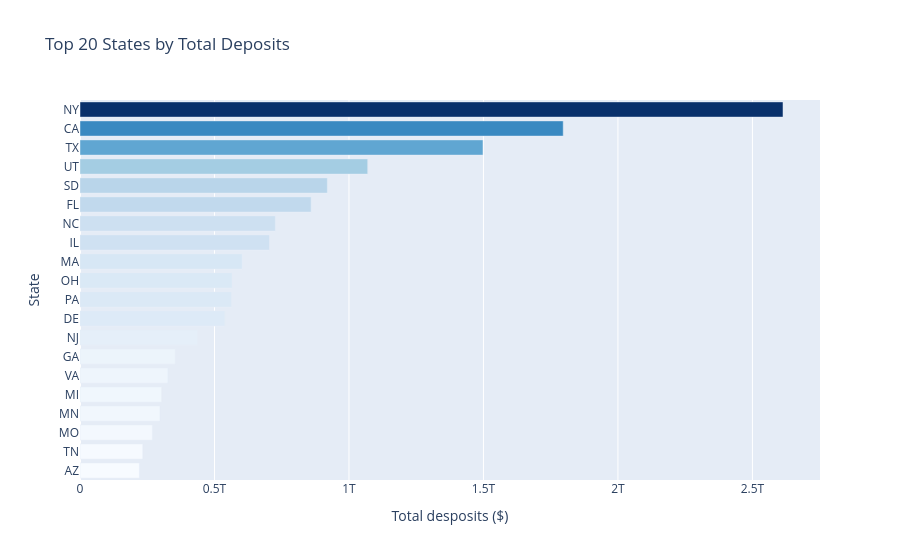

Notebook cell for this chart:
### Code cell
fig = px.bar(
    state_df.head(20),
    x = 'TOTAL_DEPOSITS', y = 'STATE',
    orientation='h',
    title = 'Top 20 States by Total Deposits',
    labels = {'TOTAL_DEPOSITS': 'Total desposits ($)', 'STATE':'State'},
    color='TOTAL_DEPOSITS',color_continuous_scale='Blues'
)

fig.update_layout(yaxis = dict(autorange = 'reversed'), coloraxis_showscale = False, showlegend = False)
fig.show()

### Figure 1 — Plotly figure (JSON) as saved in the notebook; plotly's stock layout.template omitted (floating-point values rounded to 4 significant figures)
{"data": [{"hovertemplate": "Total desposits ($)=%{marker.color}<br>State=%{y}<extra></extra>", "legendgroup": "", "marker": {"color": [2613706304000, 1796631056000, 1498234125000, 1069658813000, 919583000000, 859235430000, 726348825000, 704417386000, 602761277000, 565323698000, 563195752000, 538465170000, 436802794000, 354251306000, 326923378000, 303631627000, 297400400000, 268870818000, 233513855000, 220827316000], "coloraxis": "coloraxis", "pattern": {"shape": ""}}, "name": "", "orientation": "h", "showlegend": false, "textposition": "auto", "type": "bar", "x": [2613706304000, 1796631056000, 1498234125000, 1069658813000, 919583000000, 859235430000, 726348825000, 704417386000, 602761277000, 565323698000, 563195752000, 538465170000, 436802794000, 354251306000, 326923378000, 303631627000, 297400400000, 268870818000, 233513855000, 220827316000], "xaxis": "x", "y": ["NY", "CA", "TX", "UT", "SD", "FL", "NC", "IL", "MA", "OH", "PA", "DE", "NJ", "GA", "VA", "MI", "MN", "MO", "TN", "AZ"], "yaxis": "y"}], "layout": {"barmode": "relative", "coloraxis": {"colorbar": {"title": {"text": "Total desposits ($)"}}, "colorscale": [[0, "rgb(247,251,255)"], [0.125, "rgb(222,235,247)"], [0.25, "rgb(198,219,239)"], [0.375, "rgb(158,202,225)"], [0.5, "rgb(107,174,214)"], [0.625, "rgb(66,146,198)"], [0.75, "rgb(33,113,181)"], [0.875, "rgb(8,81,156)"], [1, "rgb(8,48,107)"]], "showscale": false}, "legend": {"tracegroupgap": 0}, "showlegend": false, "title": {"text": "Top 20 States by Total Deposits"}, "xaxis": {"anchor": "y", "domain": [0, 1], "title": {"text": "Total desposits ($)"}}, "yaxis": {"anchor": "x", "autorange": "reversed", "domain": [0, 1], "title": {"text": "State"}}}}
